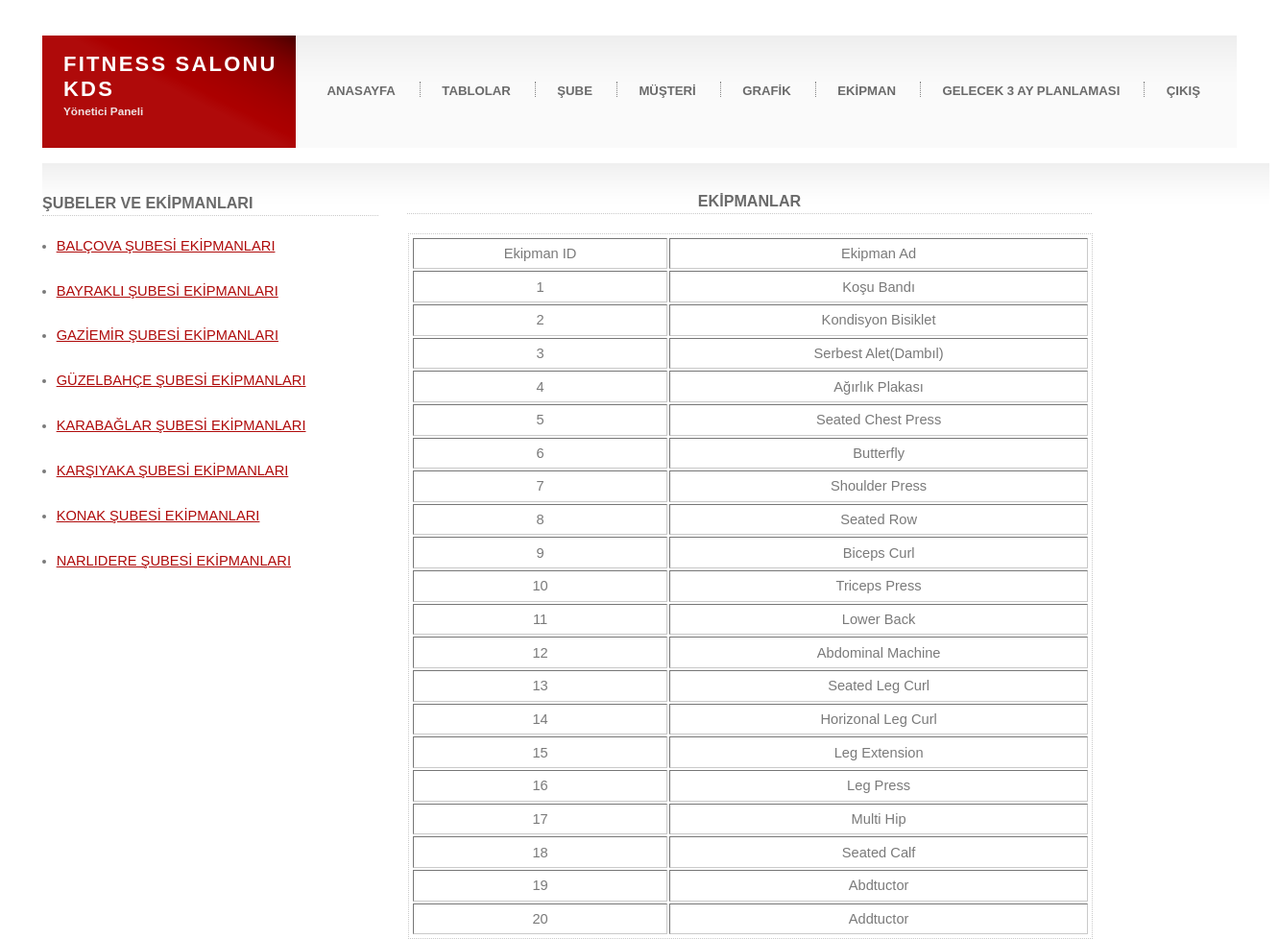
The app's page /fitness_kds/ekipman.php with its own data.
### tables this page shows
CREATE TABLE IF NOT EXISTS `ekipman` (
  `ekipman_id` int(11) NOT NULL AUTO_INCREMENT,
  `ekipman_ad` varchar(255) NOT NULL,
  PRIMARY KEY (`ekipman_id`)
);

### fitness_kds/ekipman.php (the view, shortened to what this page needs)
<?php
$db = new PDO("mysql:host=localhost; dbname=fitness_sube_kds; charset=utf8", 'root' , '');
?>
<!DOCTYPE html >
<html lang="turkish">
<head>
    <link href="default.css" rel="stylesheet" type="text/css" />
</head>
<body>
    <div id="outer">
        <div id="header">
            <h1><a href="#">FITNESS SALONU KDS</a></h1>
            <h2>Yönetici Paneli</h2>
        </div>
        <div id="menu">
            <ul>
                <li class="first"><a href="index.php">ANASAYFA</a></li>
                <li><a href="tablolar.php">TABLOLAR</a></li>
                <li><a href="sube.php">ŞUBE</a></li>
                <li><a href="musteri.php">MÜŞTERİ</a></li>
                <li><a href="grafik.php">GRAFİK</a></li>
                <li><a href="ekipman.php">EKİPMAN</a></li>
                <li><a href="gelecek.php">GELECEK 3 AY PLANLAMASI</a></li>
                <li><a href="giris.php">ÇIKIŞ</a></li>
            </ul>
        </div></br>
        <?php
        $sorgu=$db->prepare('SELECT * FROM ekipman');
        $sorgu->execute();
        $ekipman=$sorgu-> fetchAll(PDO::FETCH_OBJ);
        ?>
        <div id="content">
                <div id="secondContent" style="width:350px"></br></br>
                    <h3>ŞUBELER VE EKİPMANLARI</h3>
                    <ul>
                        <li><a href="ekipbal.php">BALÇOVA ŞUBESİ EKİPMANLARI</a></li></br>
                        <li><a href="ekipbay.php">BAYRAKLI ŞUBESİ EKİPMANLARI</a></li></br>
                        <li><a href="ekipgaz.php">GAZİEMİR ŞUBESİ EKİPMANLARI</a></li></br>
                        <li><a href="ekipguz.php">GÜZELBAHÇE ŞUBESİ EKİPMANLARI</a></li></br>
                        <li><a href="ekipkara.php">KARABAĞLAR ŞUBESİ EKİPMANLARI</a></li></br>
                        <li><a href="ekipksk.php">KARŞIYAKA ŞUBESİ EKİPMANLARI</a></li></br>
                        <li><a href="ekipkon.php">KONAK ŞUBESİ EKİPMANLARI</a></li></br>
                        <li><a href="ekipnarli.php">NARLIDERE ŞUBESİ EKİPMANLARI</a></li></br>
                    </ul>
                </div>
                <div id="firstContent" style="width:713px">
                <h3>EKİPMANLAR</h3>
                    <table table border="5" cellpadding="2">
                    <tr>
                    <td>Ekipman ID</td>
                    <td>Ekipman Ad</td>
                    </tr>
                    <?php
                    foreach($ekipman as $ek){?>
                        <tr>
                        <td><?= $ek->ekipman_id ?></td>
                        <td><?= $ek->ekipman_ad ?></td>
                        </tr>
                    <?php } ?>
                    </table>
                </div>
        </div>
    </div>
</body>
</html>

### fitness_kds/default.css (style rules this page uses)
* { margin: 0em; padding: 0em; }
h1, h2, h3, h4, h5, h6 { color: #6a6a6a; }
body { font-family: "Trebuchet MS", sans-serif; color: #7a7a7a; font-size: 11pt; }
a { color: #AF0A0A; text-decoration: underline; }
#outer { margin: 2.5em 3.0em 1.5em 3.0em; }
#header { padding: 0em 1.5em 0em 1.5em; height: 8em; width: 15em; float: left; position: relative; background: #AF0A0A url('images/a1.gif') top right no-repeat; }
#header h1 { position: absolute; bottom: 2.2em; font-size: 1.5em; letter-spacing: 0.1em; }
#header h1 a { color: #fff; text-decoration: none; }
#header h2 { position: absolute; bottom: 2.7em; color: #EFE0E0; font-size: 0.8em; }
#menu { height: 8em; background: #fafafa url('images/a2.gif') top left repeat-x; margin-left: 18em; position: relative; }
#menu ul { list-style: none; position: absolute; top: 3.3em; margin-left: 1.5em; }
#menu li { display: inline; border-left: dotted 1px #848484; padding-left: 0.8em; }
#menu li.first { border-left: 0px; padding-left: 0em; }
#menu li a { text-decoration: none; color: #6a6a6a; font-weight: bold; padding: 0.8em; margin-right: 0.8em; font-size: 0.9em; }
#content { background: #fff url('images/a3.gif') top left repeat-x; display: flex; height: 300px; width: 1278px; }
#content h3 { font-size: 1.1em; }
#content h2, h3, h4, h5, h6 { padding-bottom: 0.2em; margin-bottom: 1.2em; border-bottom: dotted 1px #cacaca; }
#content ul { margin-bottom: 1.5em; padding-left: 1em; line-height: 1.6em; }
#content table { border: dotted 1px #cacaca; width: 713px; height: 100px; margin: 1px; padding: 2px; }
#content table td { padding: 0.5em; }
#firstContent { width: 100px; height: 100px; margin: 10px; padding: 20px; text-align: center; }

### records on screen
ekipman: ekipman_id "1", ekipman_ad "Koşu Bandı"
ekipman: ekipman_id "2", ekipman_ad "Kondisyon Bisiklet"
ekipman: ekipman_id "3", ekipman_ad "Serbest Alet(Dambıl)"
ekipman: ekipman_id "4", ekipman_ad "Ağırlık Plakası"
ekipman: ekipman_id "5", ekipman_ad "Seated Chest Press"
ekipman: ekipman_id "6", ekipman_ad "Butterfly"
ekipman: ekipman_id "7", ekipman_ad "Shoulder Press"
ekipman: ekipman_id "8", ekipman_ad "Seated Row"
ekipman: ekipman_id "9", ekipman_ad "Biceps Curl"
ekipman: ekipman_id "10", ekipman_ad "Triceps Press"
ekipman: ekipman_id "11", ekipman_ad "Lower Back"
ekipman: ekipman_id "12", ekipman_ad "Abdominal Machine"
ekipman: ekipman_id "13", ekipman_ad "Seated Leg Curl"
ekipman: ekipman_id "14", ekipman_ad "Horizonal Leg Curl"
ekipman: ekipman_id "15", ekipman_ad "Leg Extension"
ekipman: ekipman_id "16", ekipman_ad "Leg Press"
ekipman: ekipman_id "17", ekipman_ad "Multi Hip"
ekipman: ekipman_id "18", ekipman_ad "Seated Calf"
ekipman: ekipman_id "19", ekipman_ad "Abdtuctor"
ekipman: ekipman_id "20", ekipman_ad "Addtuctor"
